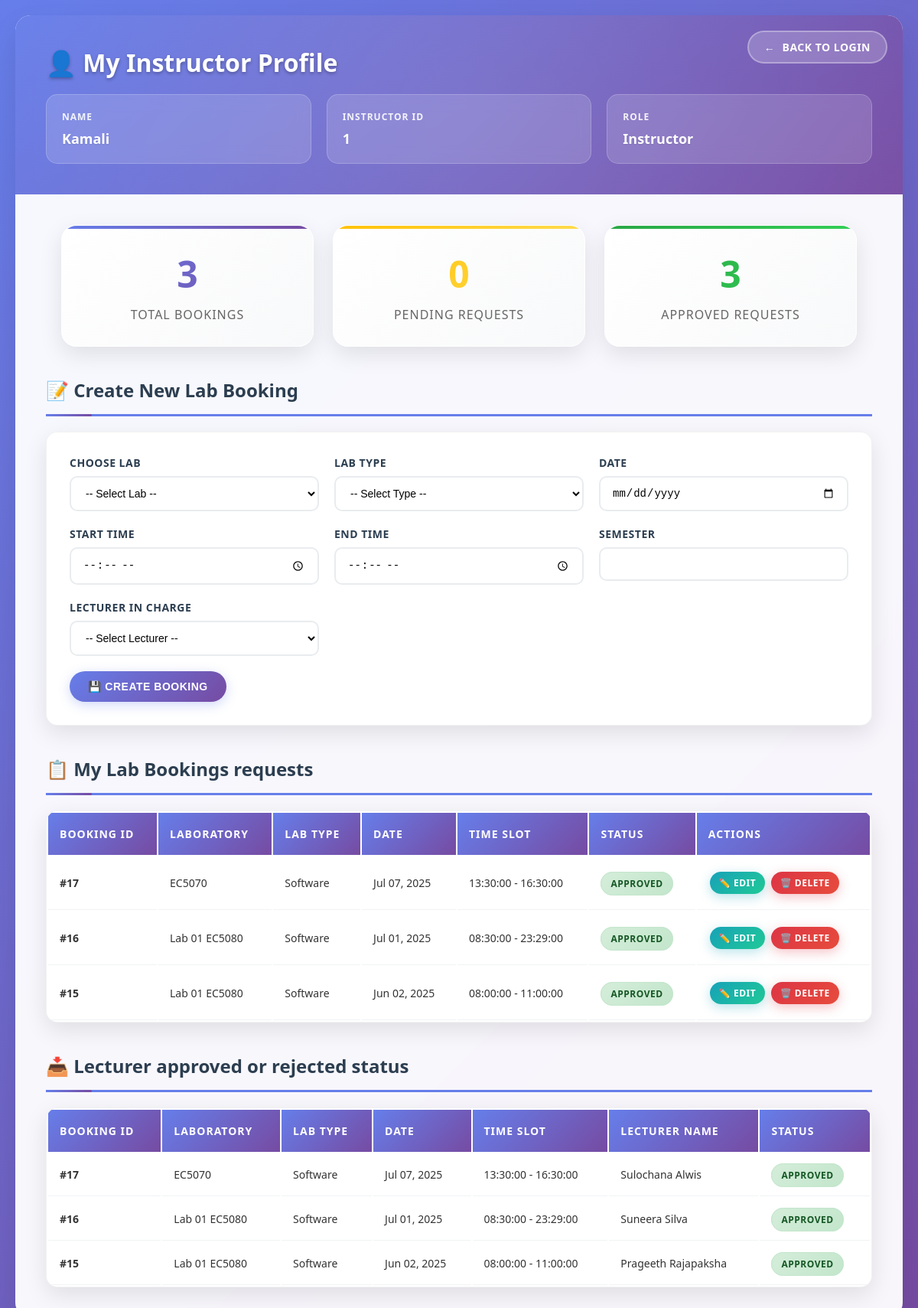
The app's page /lab_booking/dashboard_instructor.php (signed in) with its own data.
### tables this page shows
CREATE TABLE `instructor` (
  `Instructor_ID` int(11) NOT NULL,
  `Instructor_Name` varchar(100) DEFAULT NULL,
  `Instructor_Email` varchar(100) DEFAULT NULL,
  `password` varchar(4) NOT NULL
);

CREATE TABLE `lab_booking` (
  `Booking_ID` int(11) NOT NULL,
  `Request_Date` date DEFAULT NULL,
  `Start_time` time NOT NULL,
  `End_time` time NOT NULL,
  `Semester` int(11) NOT NULL,
  `Status` varchar(20) DEFAULT NULL,
  `Instructor_ID` int(11) DEFAULT NULL,
  `Lab_ID` int(11) DEFAULT NULL,
  `Lect_ID` int(11) DEFAULT NULL,
  `Lab_Type` enum('Software','Hardware','Network') NOT NULL
);

CREATE TABLE `lab` (
  `Lab_ID` int(11) NOT NULL,
  `Lab_Name` varchar(100) DEFAULT NULL,
  `Lab_Type` enum('Software','Hardware','Network') DEFAULT NULL,
  `To_ID` int(11) DEFAULT NULL,
  `Capacity` int(11) DEFAULT NULL,
  `Availability` varchar(20) DEFAULT NULL
);

CREATE TABLE `lecture` (
  `Lect_ID` int(11) NOT NULL,
  `Lect_Name` varchar(100) DEFAULT NULL,
  `Lect_Email` varchar(100) DEFAULT NULL,
  `password` varchar(4) NOT NULL
);

### lab_booking/dashboard_instructor.php (the view, shortened to what this page needs)
<?php
include 'db_connect.php';
$instructor_id = $_SESSION['id'];
$edit_data = null;
$profile_query = $conn->query("SELECT Instructor_Name FROM instructor WHERE Instructor_ID = $instructor_id");
$profile = $profile_query->fetch_assoc();
$total_bookings = $conn->query("SELECT COUNT(*) as count FROM Lab_booking WHERE Instructor_ID = $instructor_id")->fetch_assoc()['count'];
$pending_bookings = $conn->query("SELECT COUNT(*) as count FROM Lab_booking WHERE Instructor_ID = $instructor_id AND Status = 'Pending'")->fetch_assoc()['count'];
$approved_bookings = $conn->query("SELECT COUNT(*) as count FROM Lab_booking WHERE Instructor_ID = $instructor_id AND Status = 'Approved'")->fetch_assoc()['count'];
?>
<!DOCTYPE html>
<html>
<head>
</head>
<body>
    <div class="container">
        <div class="profile-section">
            <a href="index.php" class="back-btn">Back to login</a>
            <h2>👤 My Instructor Profile</h2>
            <div class="profile-details">
                <div class="profile-item">
                    <div class="profile-label">Name</div>
                    <div class="profile-value"><?php echo htmlspecialchars($profile['Instructor_Name'] ?? 'N/A'); ?></div>
                </div>
                <div class="profile-item">
                    <div class="profile-label">Instructor ID</div>
                    <div class="profile-value"><?php echo htmlspecialchars($instructor_id); ?></div>
                </div>
                <div class="profile-item">
                    <div class="profile-label">Role</div>
                    <div class="profile-value">Instructor</div>
                </div>
            </div>
        </div>
        <div class="stats-section">
            <div class="stat-card total">
                <div class="stat-number"><?php echo $total_bookings; ?></div>
                <div class="stat-label">Total Bookings</div>
            </div>
            <div class="stat-card pending">
                <div class="stat-number"><?php echo $pending_bookings; ?></div>
                <div class="stat-label">Pending Requests</div>
            </div>
            <div class="stat-card approved">
                <div class="stat-number"><?php echo $approved_bookings; ?></div>
                <div class="stat-label">Approved Requests</div>
            </div>
        </div>
        <h3 class="section-title">📝 <?php echo $edit_data ? 'Edit Lab Booking' : 'Create New Lab Booking'; ?></h3>
        <div class="booking-form">
            <form method="POST" action="dashboard_instructor.php">
                <div class="form-grid">
                    <div class="form-group">
                        <label>Choose Lab</label>
                        <select name="lab_id" required>
                            <option value="">-- Select Lab --</option>
                        </select>
                    </div>
                    <div class="form-group">
                        <label>Lab Type</label>
                        <select name="lab_type" required>
                            <option value="">-- Select Type --</option>
                        </select>
                    </div>
                    <div class="form-group">
                        <label>Date</label>
                        <input type="date" name="date" value="<?php echo $edit_data['Request_Date'] ?? ''; ?>" required>
                    </div>
                    <div class="form-group">
                        <label>Start Time</label>
                        <input type="time" name="start_time" value="<?php echo $edit_data['Start_Time'] ?? ''; ?>" required>
                    </div>
                    <div class="form-group">
                        <label>End Time</label>
                        <input type="time" name="end_time" value="<?php echo $edit_data['End_Time'] ?? ''; ?>" required>
                    </div>
                    <div class="form-group">
                        <label>Semester</label>
                        <input type="number" name="semester" value="<?php echo $edit_data['Semester'] ?? ''; ?>" min="1" max="8" required>
                    </div>
                    <div class="form-group">
                        <label>Lecturer in Charge</label>
                        <select name="lecturer_in_charge" required>
                            <option value="">-- Select Lecturer --</option>
                        </select>
                    </div>
                </div>
                <div class="form-actions">
                    <button type="submit" name="save_booking" class="btn btn-primary">
                        <?php echo $edit_data ? '💾 Update Booking' : '💾 Create Booking'; ?>
                    </button>
                </div>
            </form>
        </div>
        <h3 class="section-title">📋 My Lab Bookings requests</h3>
        <table>
            <tr>
                <th>Booking ID</th>
                <th>Laboratory</th>
                <th>Lab Type</th>
                <th>Date</th>
                <th>Time Slot</th>
                <th>Status</th>
                <th>Actions</th>
            </tr>
            <?php
            $query = "
                SELECT B.Booking_ID, L.Lab_Name, L.Lab_Type, B.Request_Date, B.Start_Time, B.End_Time, B.Status
                FROM Lab_booking B
                JOIN Lab L ON B.Lab_ID = L.Lab_ID
                WHERE B.Instructor_ID = $instructor_id
                ORDER BY B.Request_Date DESC
            ";
            $result = $conn->query($query);
            if ($result && $result->num_rows > 0) {
                while ($row = $result->fetch_assoc()) {
                    $status_class = 'status-' . strtolower($row['Status']);
                    echo "<tr>
                        <td><strong>#{$row['Booking_ID']}</strong></td>
                        <td>{$row['Lab_Name']}</td>
                        <td>" . ucfirst($row['Lab_Type']) . "</td>
                        <td>" . date('M d, Y', strtotime($row['Request_Date'])) . "</td>
                        <td>{$row['Start_Time']} - {$row['End_Time']}</td>
                        <td><span class='$status_class'>{$row['Status']}</span></td>
                        <td>
                            <a href='dashboard_instructor.php?edit={$row['Booking_ID']}' class='action-btn edit-btn'>✏️ Edit</a>
                            <a href='dashboard_instructor.php?delete={$row['Booking_ID']}' onclick=\"return confirm('Are you sure you want to delete this booking?');\" class='action-btn delete-btn'>🗑️ Delete</a>
                        </td>
                    </tr>";
                }
            } else {
                echo "<tr><td colspan='7' class='no-data'>No bookings found. Create your first lab booking above!</td></tr>";
            }
            ?>
        </table>
        <h3 class="section-title">📥 Lecturer approved or rejected status </h3>
        <table>
            <tr>
                <th>Booking ID</th>
                <th>Laboratory</th>
                <th>Lab Type</th>
                <th>Date</th>
                <th>Time Slot</th>
                <th>Lecturer Name</th>
                <th>Status</th>
            </tr>
            <?php
            $query_lect = "
                SELECT B.Booking_ID, L.Lab_Name, L.Lab_Type, B.Request_Date, B.Start_Time, B.End_Time, Lec.Lect_Name, B.Status
                FROM Lab_booking B
                JOIN Lab L ON B.Lab_ID = L.Lab_ID
                JOIN lecture Lec ON B.Lect_ID = Lec.Lect_ID
                WHERE B.Instructor_ID = $instructor_id
                ORDER BY B.Request_Date DESC
            ";
            $result_lect = $conn->query($query_lect);
            if ($result_lect && $result_lect->num_rows > 0) {
                while ($row = $result_lect->fetch_assoc()) {
                    $status_class = 'status-' . strtolower($row['Status']);
                    echo "<tr>
                        <td><strong>#{$row['Booking_ID']}</strong></td>
                        <td>{$row['Lab_Name']}</td>
                        <td>" . ucfirst($row['Lab_Type']) . "</td>
                        <td>" . date('M d, Y', strtotime($row['Request_Date'])) . "</td>
                        <td>{$row['Start_Time']} - {$row['End_Time']}</td>
                        <td>{$row['Lect_Name']}</td>
                        <td><span class='$status_class'>{$row['Status']}</span></td>
                    </tr>";
                }
            } else {
                echo "<tr><td colspan='7' class='no-data'>No lecturer booking requests found.</td></tr>";
            }
            ?>
        </table>
    </div>
</body>
</html>

### records on screen
instructor: Instructor_Name "Kamali"
lab_booking: Booking_ID "17", Lab_ID.Lab_Name "EC5070", Lab_ID.Lab_Type "Software", Request_Date "Jul 07, 2025", Start_time "13:30:00", End_time "16:30:00", Status "APPROVED", Lect_ID.Lect_Name "Sulochana Alwis"
lab_booking: Booking_ID "16", Lab_ID.Lab_Name "Lab 01 EC5080", Lab_ID.Lab_Type "Software", Request_Date "Jul 01, 2025", Start_time "08:30:00", End_time "23:29:00", Status "APPROVED", Lect_ID.Lect_Name "Suneera Silva"
lab_booking: Booking_ID "15", Lab_ID.Lab_Name "Lab 01 EC5080", Lab_ID.Lab_Type "Software", Request_Date "Jun 02, 2025", Start_time "08:00:00", End_time "11:00:00", Status "APPROVED", Lect_ID.Lect_Name "Prageeth Rajapaksha"

### other values on screen
$instructor_id "1"
$total_bookings "3"
$pending_bookings "0"
$approved_bookings "3"
